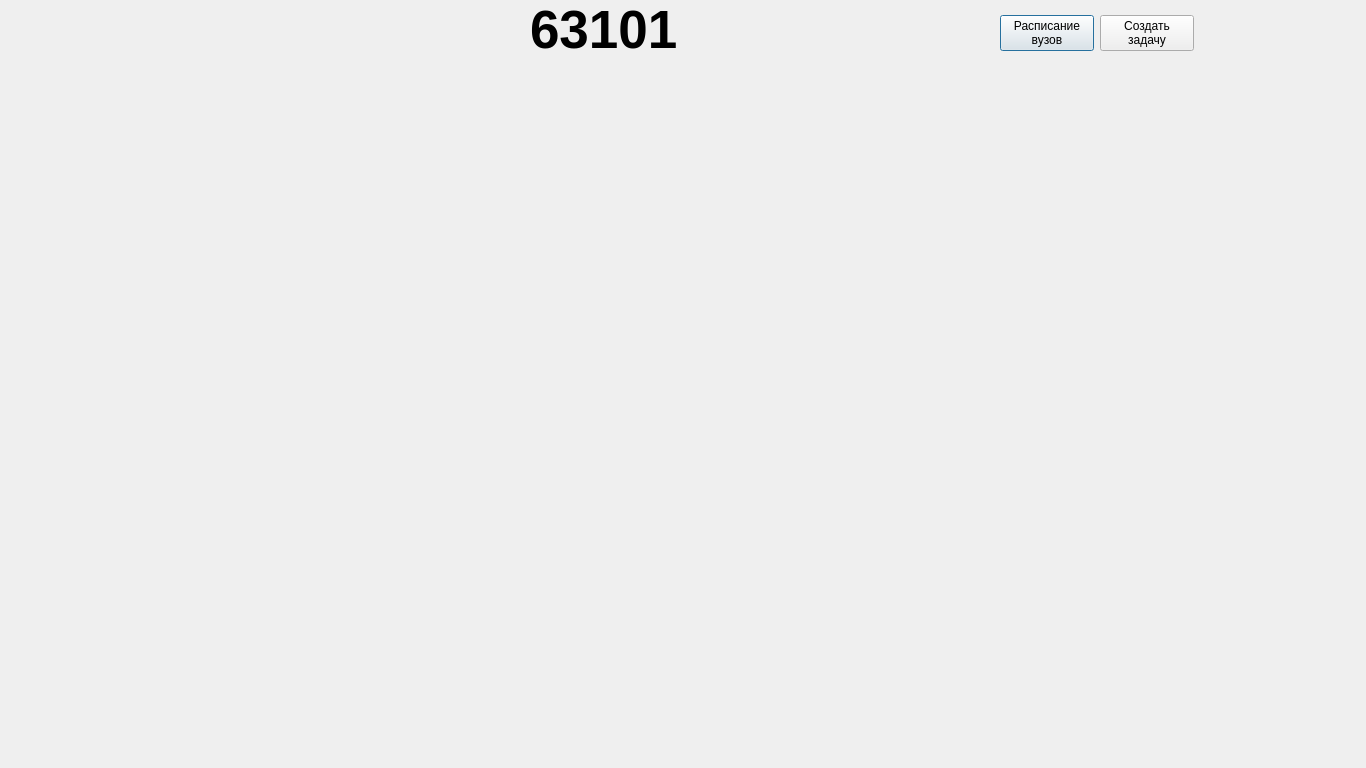
<?xml version="1.0" encoding="UTF-8"?>
<ui version="4.0">
 <class>G63101</class>
 <widget class="QDialog" name="G63101">
  <property name="geometry">
   <rect>
    <x>0</x>
    <y>0</y>
    <width>1366</width>
    <height>768</height>
   </rect>
  </property>
  <property name="windowTitle">
   <string>g63101</string>
  </property>
  <widget class="QLabel" name="label">
   <property name="geometry">
    <rect>
     <x>-50</x>
     <y>0</y>
     <width>1366</width>
     <height>768</height>
    </rect>
   </property>
   <property name="text">
    <string/>
   </property>
  </widget>
  <widget class="QLabel" name="label_2">
   <property name="geometry">
    <rect>
     <x>530</x>
     <y>0</y>
     <width>161</width>
     <height>61</height>
    </rect>
   </property>
   <property name="font">
    <font>
     <pointsize>40</pointsize>
     <weight>75</weight>
     <bold>true</bold>
    </font>
   </property>
   <property name="text">
    <string>&lt;html&gt;&lt;head/&gt;&lt;body&gt;&lt;p&gt;&lt;span style=&quot; color:#000000;&quot;&gt;63101&lt;/span&gt;&lt;/p&gt;&lt;/body&gt;&lt;/html&gt;</string>
   </property>
  </widget>
  <widget class="QWidget" name="layoutWidget">
   <property name="geometry">
    <rect>
     <x>1000</x>
     <y>10</y>
     <width>194</width>
     <height>46</height>
    </rect>
   </property>
   <layout class="QHBoxLayout" name="horizontalLayout">
    <item>
     <widget class="QPushButton" name="pushButton">
      <property name="text">
       <string>Расписание
вузов</string>
      </property>
     </widget>
    </item>
    <item>
     <widget class="QPushButton" name="pushButton_2">
      <property name="text">
       <string>Создать
задачу</string>
      </property>
     </widget>
    </item>
   </layout>
  </widget>
 </widget>
 <resources/>
 <connections/>
</ui>
